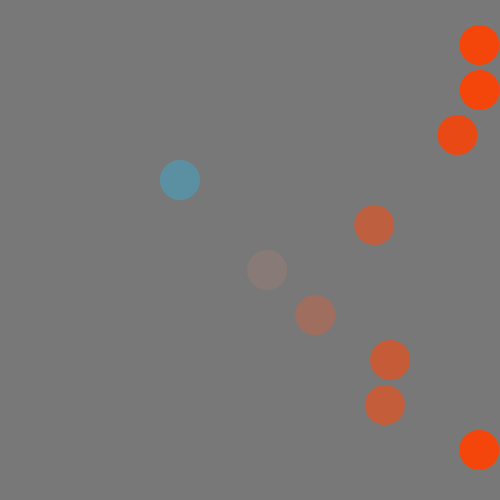
Frame 1 (no input)
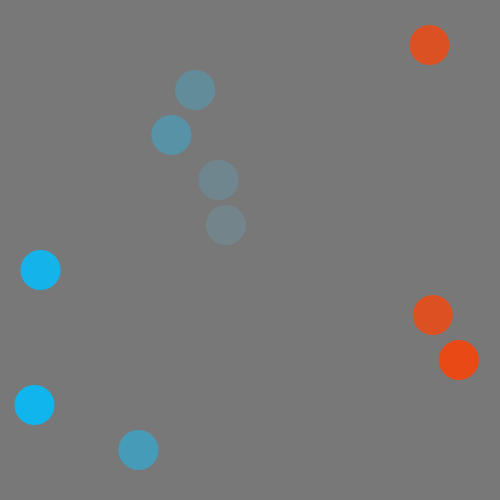
Frame 60 (the mouse pressed at the canvas centre just before this capture)
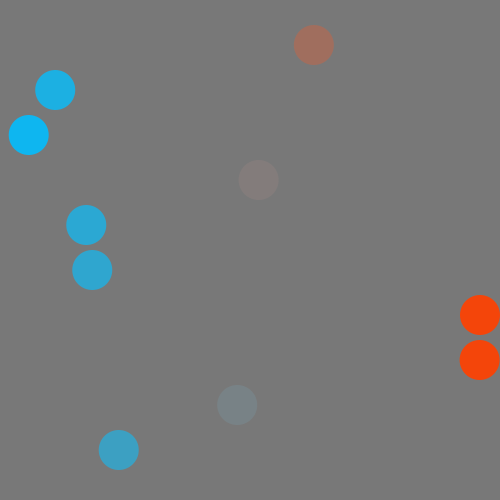
Frame 120 (the mouse held since frame 60 and released just before this capture)

The Processing sketch that drew these frames (run headless with seeded random() and noise(); from frame 60 on, the mouse is pressed at the canvas centre):

// Processing sketch: processing_151648
// ── processing_151648.pde

int     num;    // the number of items in the array (# of circles)
float[] y;      // y-position of each circle (fixed)
float[] x;      // x-position of each circle (changes draw() for loop with i)
float[] speed;  // speed of each circle
float[] phase;  // phase of each circle
boolean[] moving; // boolean recording if moving for click test
color[] col;    // color object array to store color state

float dia = 40;
float red = 120;
float green = 120;
float blue = 120;

void setup() {
  size(500, 500);
  noStroke();
  num = 10;

  // allocate space for each array
  y = new float[num];
  x = new float[num];
  speed = new float[num];
  phase = new float[num];
  moving = new boolean[num];
  col = new color[num];

  // calculate the gap in y based on the number of circles
  float gap = height / (num + 1);

  //setup an initial value for each item in the array
  for (int i=0; i<num; i++) {
    y[i] = gap * (i + 1);      // y is constant for each so can be calculated once
    speed[i] = random(-2, 2);
    phase[i] = random(360);
    moving[i] = true;
    col[i] = color(255, 255, 255);
  }
}


void draw() {
  background(red, green, blue);
  for (int i=0; i<num; i++) {
    // calculate the x-position of each ball based on the speed, phase and current frame
    if (moving[i]) {
      float amp = width/2 - dia/2;
      x[i] = width/2 + sin(radians(frameCount*speed[i] + phase[i]))* amp;
    } 
    if ((dist(mouseX, mouseY, x[i], y[i]) <= dia/2)) {
      col[i] = color(255, 0, 0);
    } else if (!moving[i]) {
      col[i] = color(255-red, 255-green, 255-blue);
    } else {
      col[i] = color(lerp(0,255,(x[i]/width)), lerp(190,64,(x[i]/width)), lerp(255,0,(x[i]/width)));
    }
    fill(col[i]);
    ellipse(x[i], y[i], dia, dia);
  }
}


// change the background colour if the mouse is dragged
void mouseMoved() {
  red = map(mouseX, 0, width, 0, 255);
  green = map(mouseY, 0, height, 0, 255);
  blue = map(mouseX+mouseY, 0, width+height, 255, 0);
}

void mousePressed() {
  for (int i=0; i<num; i++) {
    if (dist(mouseX, mouseY, x[i], y[i]) <= dia/2) {
      moving[i] = !moving[i];
      speed[i] = random(-2, 2);
      if (moving[i]) {
        phase[i]= degrees(asin((x[i]-width/2)/(width/2)))-frameCount*speed[i];
      }
    }
  }
}
